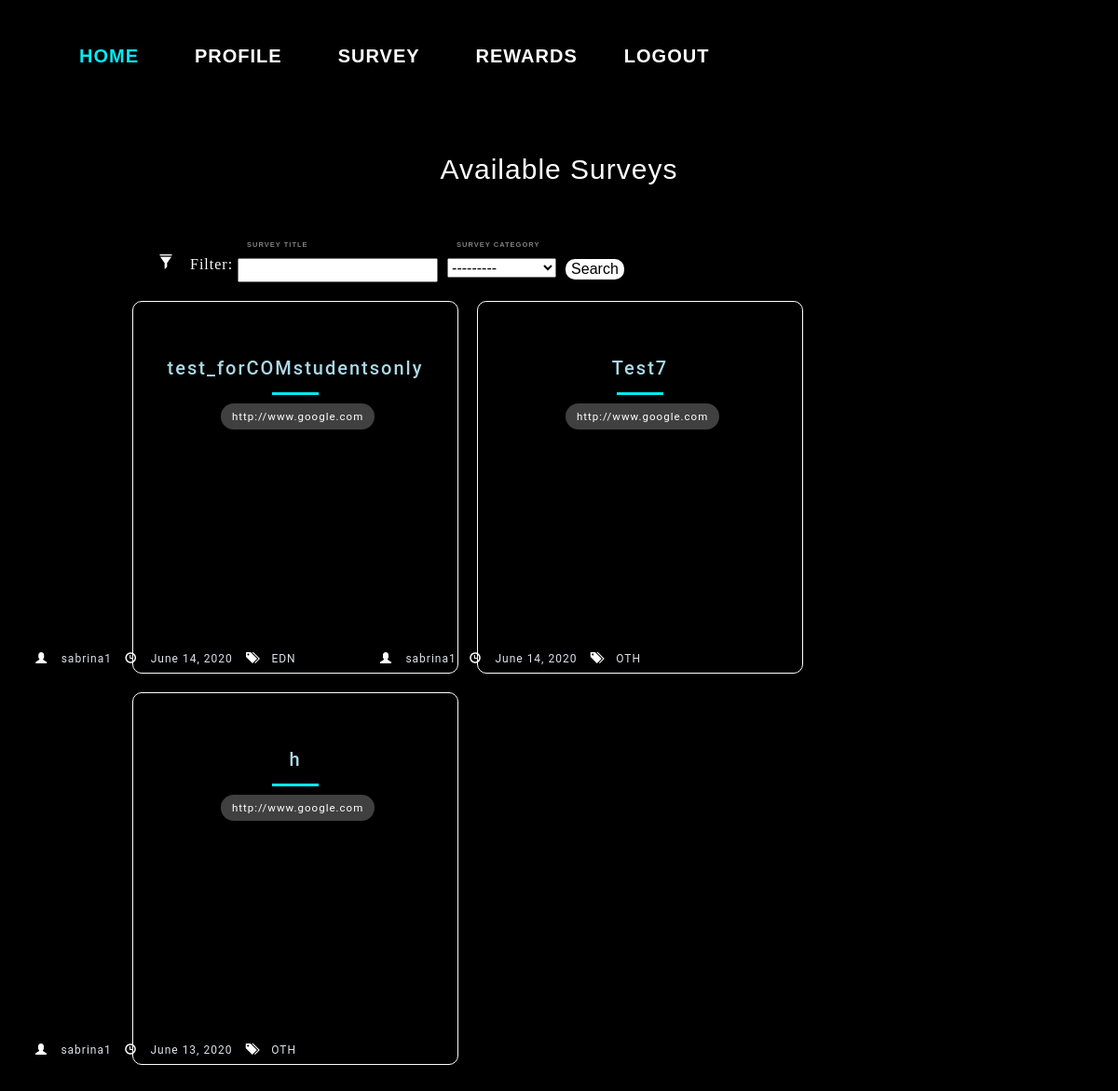
Page /dashboard/ (signed in) on the earlier database version.
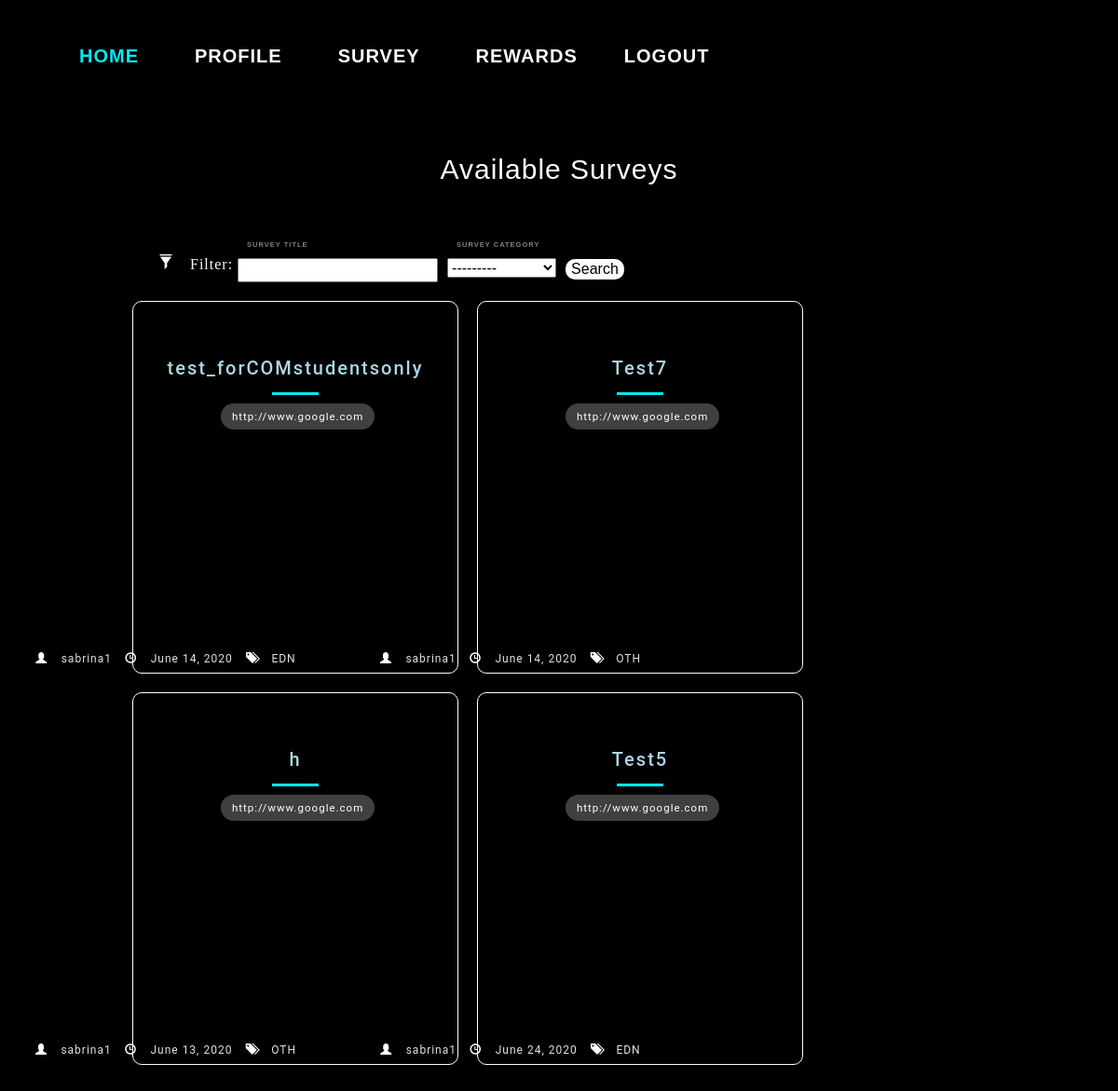
Same page on the later database version.
### survey/models.py (models this page shows, shortened)
class UploadSurvey(models.Model):
    user = models.ForeignKey(to=User, null=True, on_delete=models.SET_NULL,blank=True)
    uploadDate = models.DateField(default=timezone.now)
    surveytitle = models.CharField('Survey Title', max_length=100)
    surveylink = models.URLField('Survey Link', max_length=200)
    surveydescription = models.CharField('Survey Description',
        max_length=5000,
        help_text="Include your survey dscription here!")
    surveycategory_choices = [
    ('EDN','Education'),
    ('HTC','Healthcare'),
    ('LFS','Lifestyle'),
    ('NUS','NUS-Related'),
    ('OTH','Others')]
    surveycategory = models.CharField('Survey Category',choices=surveycategory_choices, max_length=100, default='OTH')
    gender_filter=models.ManyToManyField(GenderFilter,blank=True)
    singaporean_filter=models.ManyToManyField(SingaporeanFilter, blank=True)
    faculty_filter=models.ManyToManyField(FacultyFilter,blank=True)
    year_filter=models.ManyToManyField(YearFilter,blank=True)
    residential_filter=models.ManyToManyField(ResidentialFilter, blank=True)

### survey/views.py (the view)
# urls.py: path('dashboard/', survey_views.dashboard_view, name='dashboard'),
@login_required
def dashboard_view(request):
    profile=request.user.userprofileinfo
    target_filter= UploadSurvey.objects.filter(
            gender_filter__gender_filter=profile.gender,
            year_filter__year_filter=profile.year_in_school,
            faculty_filter__faculty_filter=profile.faculty,
            singaporean_filter__singaporean_filter=profile.singaporean,
            residential_filter__residential_filter=profile.currentresidentialtype
        )
    survey_filter= SurveyFilter(request.GET, queryset=target_filter)
    context={
        'dashboardfilter': survey_filter
    }
    return render(request, 'survey/dashboard.html',context)

### survey/templates/survey/dashboard.html (shortened to what this page needs)
{% extends "survey/base.html" %}
{% load static %}
{% block css %}
<link rel="stylesheet" type="text/css" href="{% static 'survey/tracksurvey.css'%}">
<link rel="stylesheet" type="text/css" href="{% static 'accounts/profile.css'%}">
{% endblock %}
{% block body_block %}
{% load widget_tweaks %}
<div class="main">
    <h1> Available Surveys </h1>
    <form method="get">
      <div class="filter-form">
      <span class="glyphicon glyphicon-filter filter" aria-hidden="true" style="color:white"> Filter: </span>
      <div>
      <label for="survey-title" class="login__label"> Survey Title</label>
      {{dashboardfilter.form.surveytitle}}
      </div>
      <div>
      <label for="survey-cat" class="login__label"> Survey Category</label>
      {{dashboardfilter.form.surveycategory}}
      </div>
      <div>
      <button class='search' type="submit">Search</button>
      </div>
    </div>
    </form>
    <ul class="cards">
        {% for survey in dashboardfilter.qs %}
        <li class="cards_item">
        <div class="blog-card">
            <div class="title-content">
              <h3>
                <a href="{% url 'survey:tracksurvey-detail' survey.id %}" style="color:lightblue"> {{survey.surveytitle}} </a>
            </h3>
              <hr />
              <div class="intro">
                <a href="{% url 'survey:completedsurveys_update' pk=survey.pk %}" target="_self" onclick="window.open('{{survey.surveylink}}');" class="surveylinkbutton" >{{survey.surveylink}}</a>
              </div>
            </div>
            <div>
              <ul class="utility-list">
                <span class="glyphicon glyphicon-user" aria-hidden="true" style="color:white"> </span>
                <li class="user">{{survey.user}}</li>
                <span class="glyphicon glyphicon-time" aria-hidden="true" style="color:white"> </span>
                <li class="date">{{survey.uploadDate}}</li>
                <span class="glyphicon glyphicon-tags" aria-hidden="true" style="color:white"> </span>
                <li class="tags">{{survey.surveycategory}}</li>
              </ul>
            </div>
            <div class="color-overlay"></div>
          </div>
      </li>
      {% endfor %}
    </ul>
</div>
{%endblock%}

### survey/templates/survey/base.html (shortened to what this page needs)
{%load static%}
<!DOCTYPE html>
<html>
  <head>
    <link rel="stylesheet" href="https://maxcdn.bootstrapcdn.com/bootstrap/3.3.7/css/bootstrap.min.css">
    <link rel="stylesheet" type="text/css" href="{% static 'survey/base.css' %}">
    <link rel="stylesheet" type="text/css" href="{% static 'survey/nav.css' %}">
    {% block css %}
    {% endblock %}
  </head>
  <div class="nav_box">
  <header class="navbarheader">
  <nav>
    <ul class=navbarlist>
      <a href="{% url 'survey:dashboard' %}" class="active" role="button">Home</a>
      <a href="{% url 'accounts:profile' %}" role="button">Profile</a>
      <a href="{% url 'survey:survey' %}" role="button">Survey</a>
      <a href="{% url 'survey:rewards' %}" role="button">Rewards</a>
      <a href="{% url 'logout' %}" id="logout">Logout</a>
    </ul>
  </nav>
  </header>
  </div>
  <br></br>
  <br></br>
  <br></br>
  <body id="stars stars2 stars3">
    {% block body_block %}
    {% endblock %}
  </body>
</html>

### survey/static/survey/base.css (style rules this page uses)
html { height: 100%; }
body { background: #000000; margin: auto; font-family: "Trebuchet MS", monospace; }
div { padding:5px; }

### survey/static/survey/nav.css (style rules this page uses)
.navbarheader { color: white; display: flex; align-items: center; justify-content: center; overflow: hidden; display: flex; align-items: center; justify-content: center; flex-direction: row; height:100px; position:fixed; }
nav { display: flex; justify-content: center; }
.navbarlist { display: flex; list-style-type: none; }
.navbarlist a { margin: 10px 30px; position: relative; color: white; font-family: 'Oswald', sans-serif; font-size: 20px; font-weight: bold; text-transform: uppercase; text-decoration: none; }
.navbarlist a:before { position: absolute; bottom: -2px; content: ''; width: 100%; height: 3px; background: #03e9f4; transform: translateX(-100%); opacity: 0; }
.navbarlist .active { color: #03e9f4; }
#logout { margin-left: 20px; }

### survey/static/survey/tracksurvey.css (style rules this page uses)
html { background: black; }
body { color: white; font-family: 'Quicksand', serif; font-style: normal; font-weight: 400; letter-spacing: 0; padding: 1rem; }
.main { max-width: 1600px; margin: 0px auto; }
h1 { font-size: 30px; font-weight: 400; text-align: center; }
.cards { display: flex; flex-wrap: wrap; list-style: none; padding: 10%; margin-top: -10%; }
.cards_item { display: flex; padding: 1rem; }
.blog-card { border: 1px solid white; width: 350px; height: 400px; overflow: hidden; border-radius: 10px; box-shadow: 3px 3px 20px rgba(0, 0, 0, .5); text-align: center; }
.blog-card .color-overlay { border-color: white; width: 350px; height: 1000px; transition: background-color 0.3s cubic-bezier(0.33, 0.66, 0.66, 1); margin-top: -500px; margin-left: -5px }
.title-content { text-align: center; width: 100%; margin: 30px 0 0 0; line-height: 10px; }
h3 { font-size: 20px; font-weight: 500; letter-spacing: 2px; color: #9cc9e3; font-family: 'Roboto', sans-serif; margin-bottom: 10px; }
hr { width: 50px; height: 3px; margin: 15px auto; border: 0; background: #03e9f4; }
.intro { width: 170px; margin: 0 auto; color: #dce3e7; font-family: 'Roboto', sans-serif; font-size: 13px; line-height: 5px; }
.utility-list { list-style-type: none; padding: 0; width: 100%; position: absolute; margin-left: -570px; margin-top: 230px; font-size:12px; }
.utility-list li { margin: 5px -10px 5px 0; padding: 0 20px 0 30px; display: inline-block; color: #dce3e7; font-family: 'Roboto', sans-serif; }
.utility-list li.user { margin-left:-20px; }
.utility-list li.date { margin-left:-20px; }
.utility-list li.tags { margin-left:-20px; }
.surveylinkbutton { color: white; font-size: 1.15rem; width: 100%; padding: .5rem 1rem; border: 2px solid transparent; outline: none; border-radius: 1.5rem; background-color: rgba(255, 255, 255, 0.25); letter-spacing: 1px; }
.filter-form { color: black; display: flex; flex-wrap: wrap; list-style: none; margin-left: 150px; margin-top: 50px; }
.filter { margin-top: 20px; }
.search { margin-top: 20px; background-color:white; border: none; border-radius: 10px; }

### accounts/static/accounts/profile.css (style rules this page uses)
body { background-color: black; font-family: 'Montserrat', sans-serif; font-size: 16px; line-height: 1.25; letter-spacing: 1px; }
* { box-sizing: border-box; transition: .25s all ease; }
.login__label { display: block; padding-left: 1rem; }
.login__label, .login__label--checkbox { color: rgba(255, 255, 255, 0.5); text-transform: uppercase; font-size: .75rem; margin-bottom: 1rem; }

Differences in the rows shown:
added UploadSurvey: surveytitle "Test5", surveylink "http://www.google.com", user "sabrina1", uploadDate "June 24, 2020", surveycategory "EDN"
